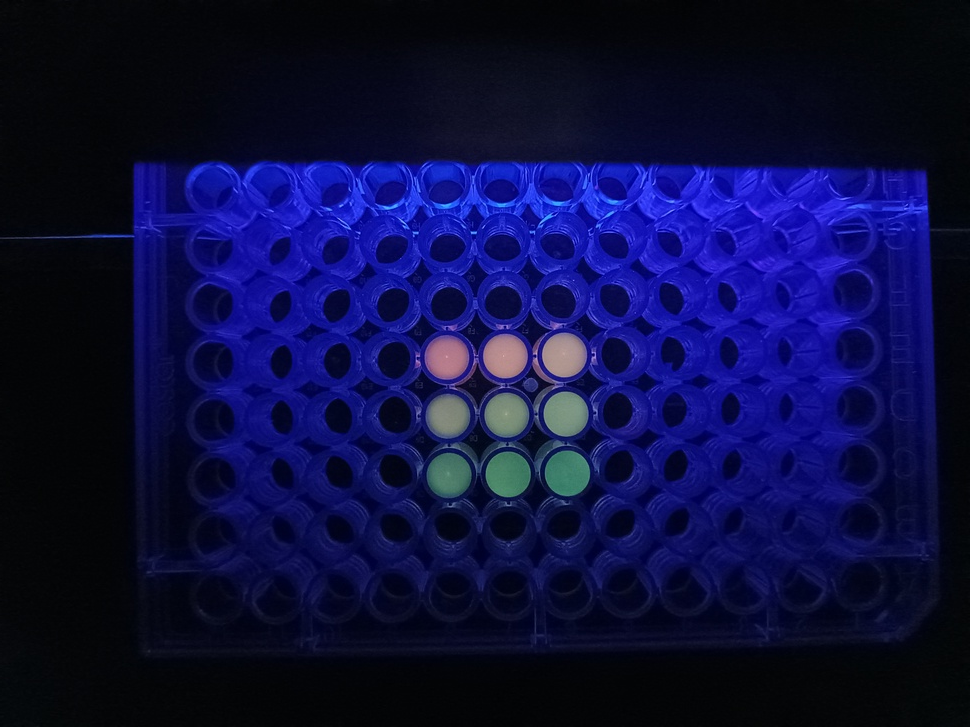
#> input picture uploads/20250624_154437_IMG_20250530_084612.jpg, 970 x 727 px, shrunk from 4608 x 3456 before the run
$ python -i image_processing.py   (imports and definitions only)
#> lines starting #> are read from the running program, lines starting #| are printed output that depends on the picture
import cv2
import numpy as np
import os
from datetime import datetime


# [165 lines left out: functions filter_valid_holes, extract_rgb_values, process_detection_results, not called in this run]


def enhance_image_contrast(image_path, output_path=None):
    """
    增强图像对比度，提高检测效果

    Args:
        image_path: 输入图片路径
        output_path: 输出图片路径（可选）

    Returns:
        增强后的图片路径
    """
    try:
        # 读取图片
        image = cv2.imread(image_path)
#> image is the input picture: shape (727, 970, 3); mean B, G, R 64.1, 13.9, 12.1
        if image is None:
            raise ValueError(f"无法读取图片: {image_path}")

        # 转换到LAB色彩空间
        lab = cv2.cvtColor(image, cv2.COLOR_BGR2LAB)
#> lab: shape (727, 970, 3); mean of channels 0, 1, 2 22.2, 144.8, 100.8

        # 分离L通道
        l, a, b = cv2.split(lab)
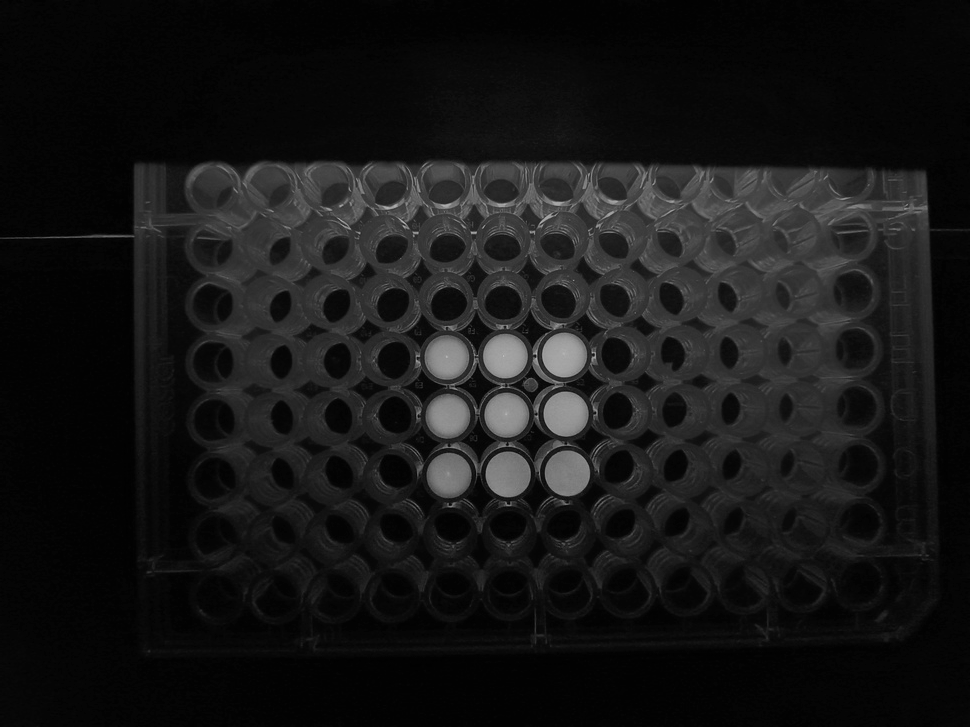
#> l: shape (727, 970); min 1, max 189, mean 22.2
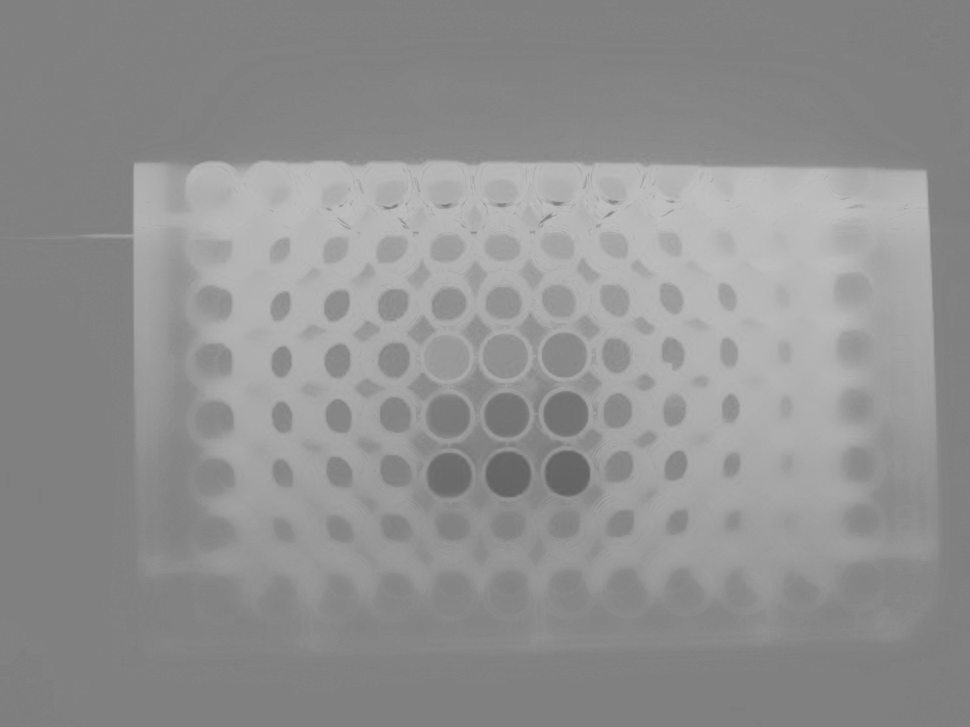
#> a: shape (727, 970); min 97, max 192, mean 144.8
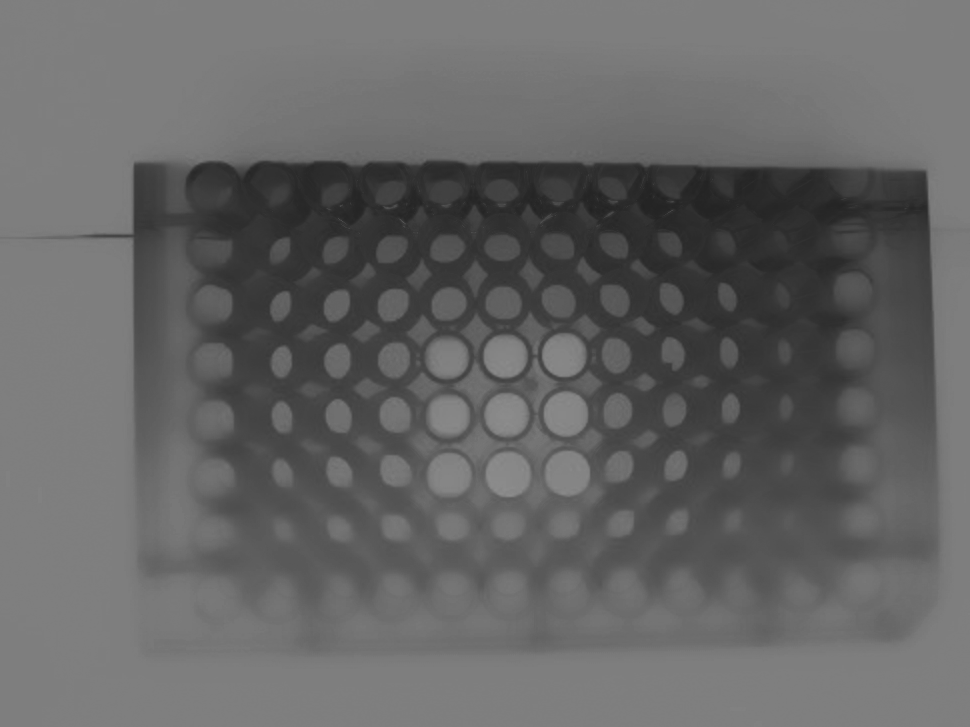
#> b: shape (727, 970); min 34, max 141, mean 100.8

        # 应用CLAHE (Contrast Limited Adaptive Histogram Equalization)
        clahe = cv2.createCLAHE(clipLimit=3.0, tileGridSize=(8, 8))
        l = clahe.apply(l)
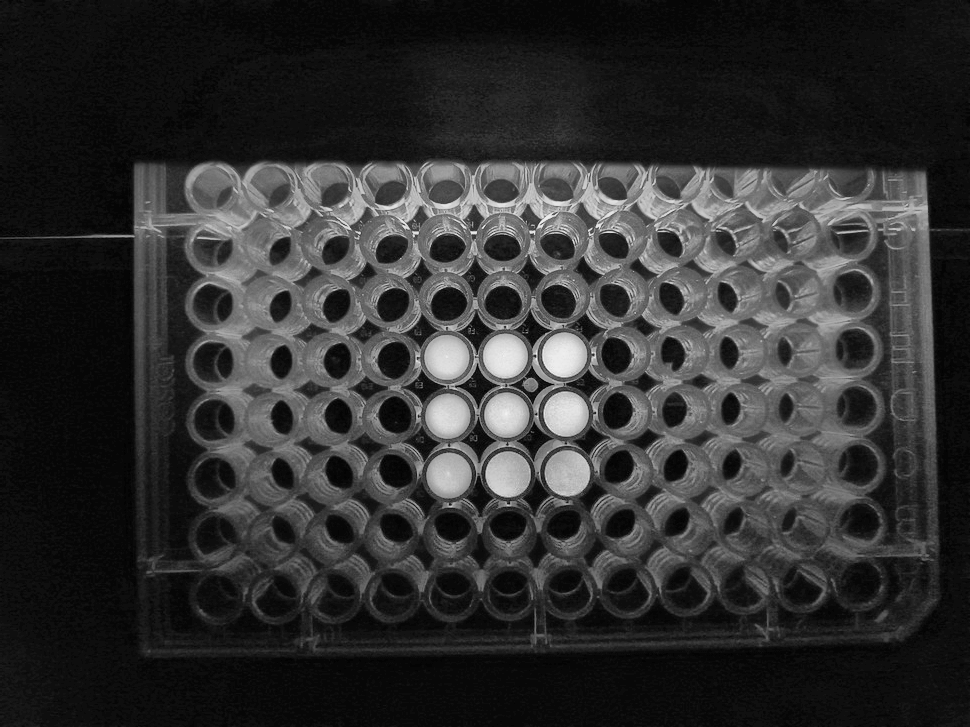
#> l: shape (727, 970); min 0, max 242, mean 48.7

        # 合并通道
        enhanced_lab = cv2.merge([l, a, b])
#> enhanced_lab: shape (727, 970, 3); mean of channels 0, 1, 2 48.7, 144.8, 100.8

        # 转换回BGR
        enhanced_image = cv2.cvtColor(enhanced_lab, cv2.COLOR_LAB2BGR)
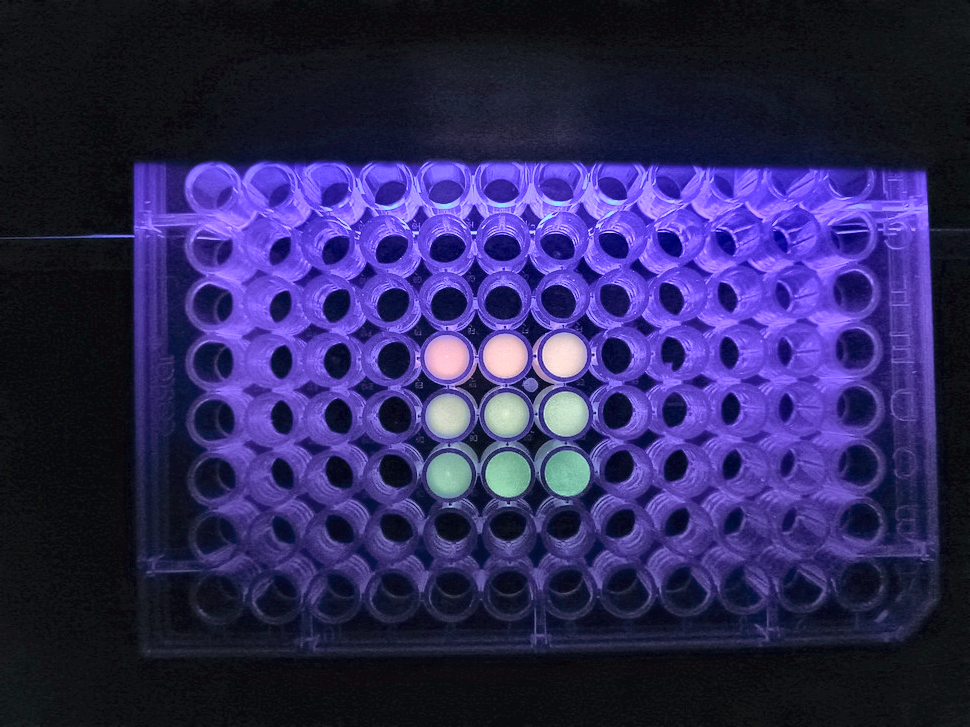
#> enhanced_image: shape (727, 970, 3); mean B, G, R 89.9, 39.8, 45.8

        # 保存增强后的图片
        if output_path is None:
            name, ext = os.path.splitext(image_path)
            output_path = f"{name}_enhanced{ext}"

        cv2.imwrite(output_path, enhanced_image)

        return output_path

    except Exception as e:
        print(f"增强图片对比度时出错: {e}")
        return image_path  # 返回原图路径


# [68 lines left out: function create_rgb_visualization, not called in this run]

>>> result = enhance_image_contrast('../uploads/20250624_154437_IMG_20250530_084612.jpg')
